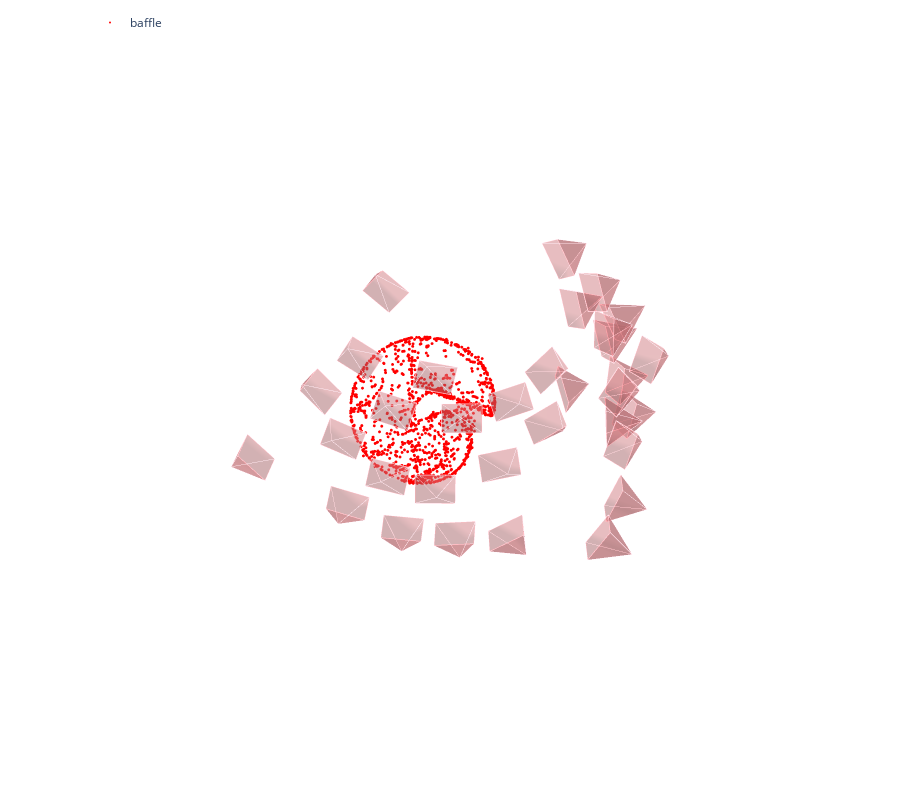

Notebook code for this chart:
### Code cell
model = reconstruction.main(sfm_dir, images, sfm_pairs, features, matches, image_list=references)
end = time.time()
print(end- start)
fig = viz_3d.init_figure()
viz_3d.plot_reconstruction(fig, model, name="baffle")
fig.show()
